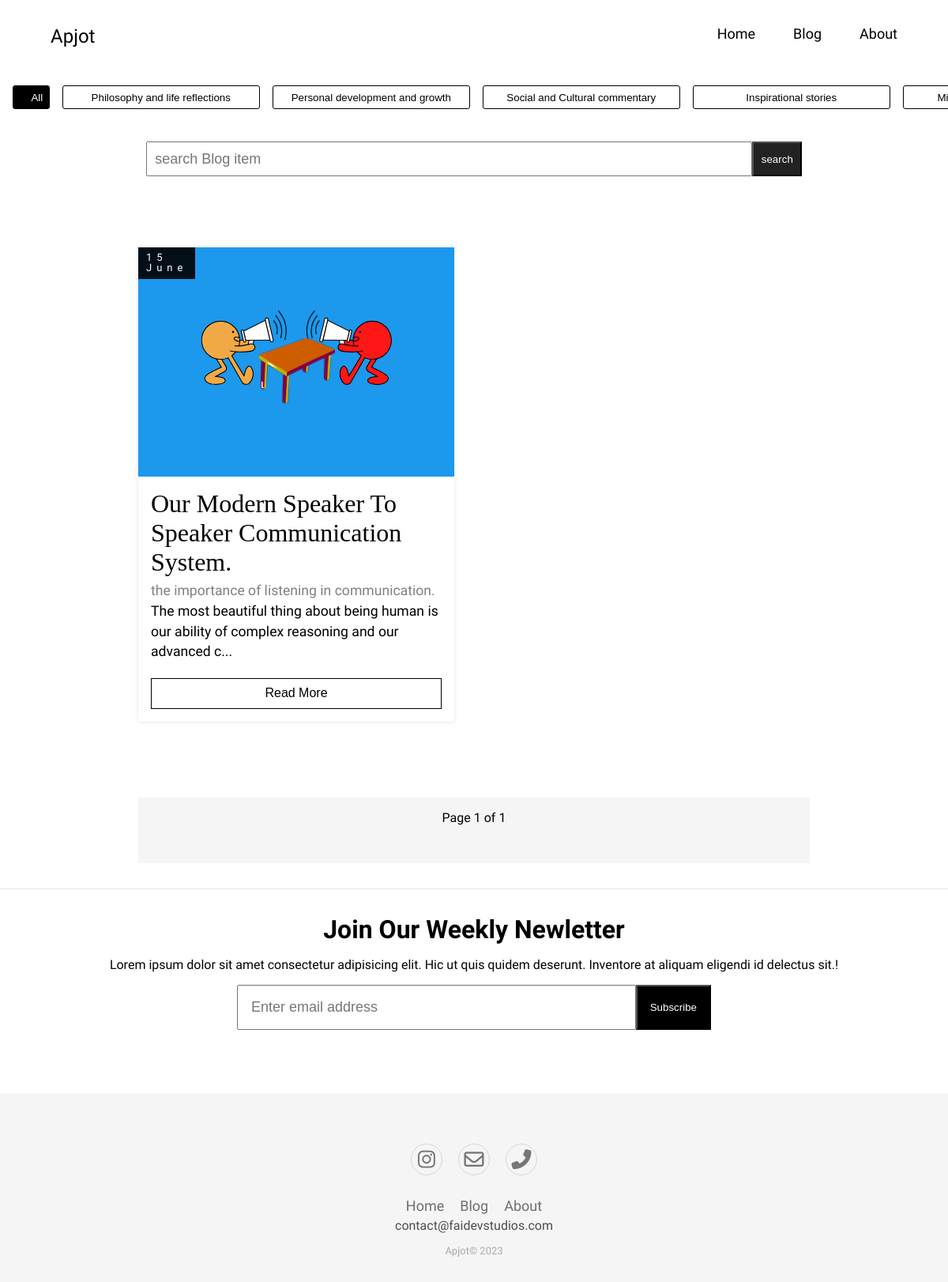
The page /blog/ on the database as committed earlier.
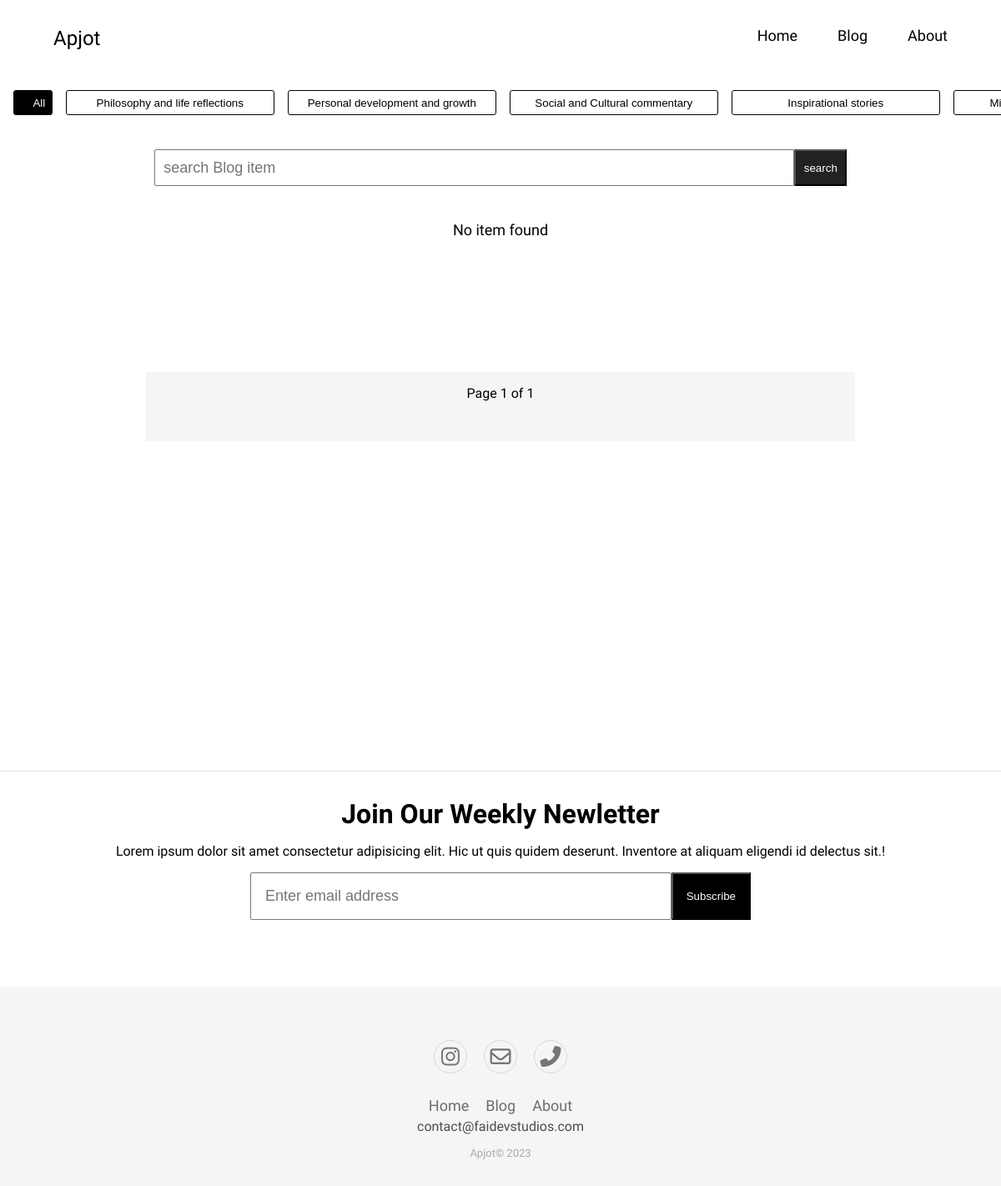
The same page on the database as committed later.
### blog/models.py (models this page shows, shortened)
class Articles (models.Model):
    CATEGORY_CHOICES = (
        ('plr', 'Philosophy and life reflections'),
        ('pdg', 'Personal development and growth'),
        ('scc', 'Social and Cultural commentary'),
        ('ins', 'Inspirational stories'),
        ('mwb', 'Mindfulness and Well being'),
    )
    title = models.CharField( max_length=100)
    body = RichTextField( blank=True, null=True)
    slug = models.SlugField()
    date =models.DateTimeField(auto_now_add=True)
    image = models.FileField()
    likes =models.ManyToManyField(User, default=None,blank=True, related_name='liked')
    tagline=models.CharField(max_length=100 ,blank=True,null=True)
    views = models.IntegerField(default=0)
    applaud = models.IntegerField(default=0)
    publish=models.BooleanField(default=False)
    category = models.CharField(max_length=200, choices=CATEGORY_CHOICES)
    password_required = models.BooleanField(default=False)
    post_medium = models.BooleanField(default=False)
    tags = TaggableManager()
    def snippet(self):
        return self.body[:100] + "..."

### blog/views.py (the view)
# urls.py: path('',views.bloghome, name="blogHome"),
def bloghome(request):
       category= request.GET.get('category')
       categories = {
    'plr': 'Philosophy and life reflections',
    'pdg': 'Personal development and growth',
    'scc': 'Social and Cultural commentary',
    'ins': 'Inspirational stories',
    'mwb': 'Mindfulness and Well being'
}
       active = 'All'
       if category:
            if category == 'All':
                articles=data()
            else:
                articles = Articles.objects.filter(publish=True).filter(category=category).order_by('-date')
                active = category
       else:
            articles=data()
       p=Paginator(( articles ),per_page=2)
       page=request.GET.get('page')
       paginated_article=p.get_page(page)
       return render(request, 'blog/index.html',{'paginated_article':paginated_article,'category':categories,'active':active,'page_title':'Blogs : Apjot'
})

### blog/views.py (called while the page is built)
def data():
    global articles_list
    articles_list=Articles.objects.filter(publish=True).order_by('-date')
    return articles_list

### blog/templates/blog/index.html (shortened to what this page needs)
{% extends 'main/base_layout.html' %}
{% block content %}
<div class="blogcontainer">
        <div class="categorybtns" style="overflow-y: scroll;">
            <button class="btn_nav {% if active == 'All' %}active{% endif %}" style="min-width: 1rem;"> <a href="{% url 'blogHome' %}?category=All"><small> All</small> </a></button>
            {% for x,y in category.items %}
                <button class="btn_nav {% if active == x %}active{% endif %}"> <a href="{% url 'blogHome' %}?category={{x}}"> <small>{{y}}</small></a></button>
        {%endfor%}
        </div>
        <div>
            <form action="{% url 'search' %}"  style="display: flex; width: 100%;max-width: 850px; margin: auto; padding: .6rem;margin-block: 1rem;" >
                <input type="text" name="searchterm" id="" placeholder="search Blog item" style="padding:.6rem;width: 100%;font-size: large;">
                <input type="submit" value="search" style="padding: .6rem; background-color: rgba(0, 0, 0, 0.865);color: white;">
            </form>
        </div>
        {% if paginated_article %}
        {% else %}
        <p style="text-align: center; font-size: large;margin-top: 2rem;"> No item found</p>
        {%endif%}
        <ol class="article-list">
            {% for article in paginated_article %}
            <li>
                <article>
                    {% if paginated_article %}
                        <span class="recentPost">{{ article.date|date:"d" }}<br>{{ article.date|date:"F" }}
                        </span>
                    {% endif %}
                    <div class="article_image"  style=" background: url('{{article.image.url}}');background-position:center;
                    background-size:cover; background-repeat: no-repeat;">
                    </div>
                    <div class="article_element" >
                        <h2><a href="{% url 'details' courseid=article.slug %}" style="font-weight: 200;"> {{article.title|title}}</a></h2>
                        <p style="color: grey;"> {{ article.tagline }} </p>
                        <p> {{ article.snippet|safe}}  </p>
                        <br>
                        <a href="{% url 'details' courseid=article.slug %}"> <button id="readmore">Read More</button> </a> <br>
                    </div>
                </article>
            </li>
            {% endfor %}
        </ol>
        <p style="text-align:center; background-color: whitesmoke;padding: 1rem; max-width: 850px; margin: auto;"> Page  {{paginated_article.number}} of  {{ paginated_article.paginator.num_pages }} </p>
        <div class="paginationNav">
        </div>
</div>
{% endblock %}

Rows that differ between the two databases and show on the page:
removed Articles: date "15", date "June", image (picture), title "Our Modern Speaker To Speaker Communication System.", tagline "the importance of listening in communication.", snippet "The most beautiful thing about being human is our ability of complex reasoning and our advanced c..."
Other text that changed with them:
text now shown: "No item found"
